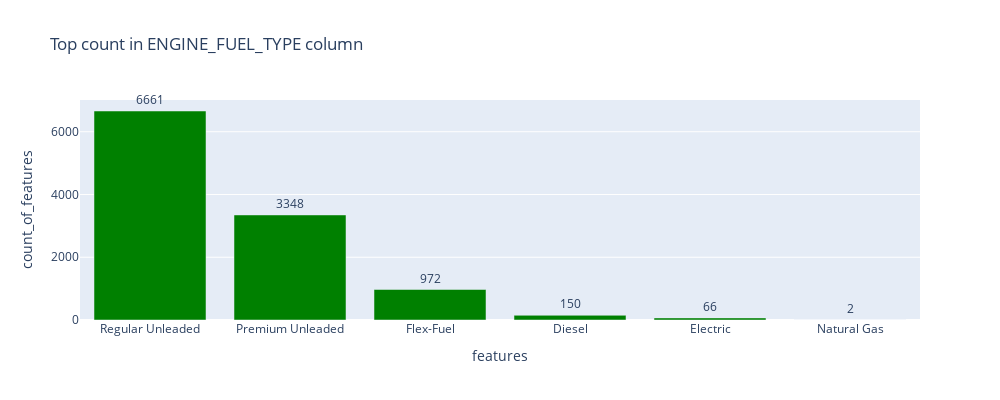

Notebook source saved alongside this figure:
### Code cell
categorical_count(cleaned_car_data, 'engine_fuel_type')

### Figure 1 — Plotly figure (JSON) as saved in the notebook; plotly's stock layout.template omitted (floating-point values rounded to 4 significant figures)
{"data": [{"alignmentgroup": "True", "cliponaxis": false, "hovertemplate": "features=%{x}<br>count_of_features=%{text}<extra></extra>", "legendgroup": "", "marker": {"color": "green", "pattern": {"shape": ""}}, "name": "", "offsetgroup": "", "orientation": "v", "showlegend": false, "text": [6661, 3348, 972, 150, 66, 2], "textangle": 0, "textfont": {"size": 12}, "textposition": "outside", "type": "bar", "x": ["Regular Unleaded", "Premium Unleaded", "Flex-Fuel", "Diesel", "Electric", "Natural Gas"], "xaxis": "x", "y": [6661, 3348, 972, 150, 66, 2], "yaxis": "y"}], "layout": {"barmode": "relative", "height": 400, "legend": {"tracegroupgap": 0}, "title": {"text": "Top count in ENGINE_FUEL_TYPE column"}, "width": 1000, "xaxis": {"anchor": "y", "domain": [0, 1], "title": {"text": "features"}}, "yaxis": {"anchor": "x", "domain": [0, 1], "title": {"text": "count_of_features"}}}}
